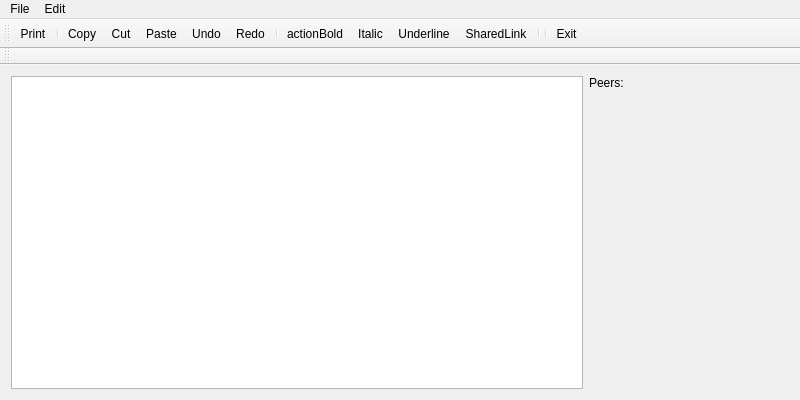
<?xml version="1.0" encoding="UTF-8"?>
<ui version="4.0">
 <class>Editor</class>
 <widget class="QMainWindow" name="Editor">
  <property name="geometry">
   <rect>
    <x>0</x>
    <y>0</y>
    <width>800</width>
    <height>400</height>
   </rect>
  </property>
  <property name="windowTitle">
   <string>Editor</string>
  </property>
  <widget class="QWidget" name="centralWidget">
   <layout class="QVBoxLayout" name="verticalLayout_2">
    <item>
     <layout class="QHBoxLayout" name="horizontalLayout">
      <item>
       <widget class="QTextEdit" name="textEdit"/>
      </item>
      <item>
       <layout class="QVBoxLayout" name="verticalLayout">
        <item>
         <widget class="QLabel" name="label">
          <property name="sizePolicy">
           <sizepolicy hsizetype="Maximum" vsizetype="Preferred">
            <horstretch>0</horstretch>
            <verstretch>0</verstretch>
           </sizepolicy>
          </property>
          <property name="text">
           <string>Peers:</string>
          </property>
         </widget>
        </item>
        <item>
         <widget class="QListWidget" name="listWidget">
          <property name="sizePolicy">
           <sizepolicy hsizetype="Maximum" vsizetype="Expanding">
            <horstretch>0</horstretch>
            <verstretch>0</verstretch>
           </sizepolicy>
          </property>
          <property name="maximumSize">
           <size>
            <width>200</width>
            <height>16777215</height>
           </size>
          </property>
          <property name="styleSheet">
           <string notr="true">background-color: transparent;</string>
          </property>
         </widget>
        </item>
       </layout>
      </item>
     </layout>
    </item>
   </layout>
  </widget>
  <widget class="QMenuBar" name="menuBar">
   <property name="geometry">
    <rect>
     <x>0</x>
     <y>0</y>
     <width>800</width>
     <height>22</height>
    </rect>
   </property>
   <widget class="QMenu" name="menuFile">
    <property name="title">
     <string>File</string>
    </property>
    <addaction name="actionPrint"/>
    <addaction name="separator"/>
    <addaction name="actionExit"/>
   </widget>
   <widget class="QMenu" name="menuEdit">
    <property name="title">
     <string>Edit</string>
    </property>
    <addaction name="actionCopy"/>
    <addaction name="actionCut"/>
    <addaction name="actionPaste"/>
    <addaction name="separator"/>
    <addaction name="actionUndo"/>
    <addaction name="actionRedo"/>
    <addaction name="actionFont"/>
   </widget>
   <addaction name="menuFile"/>
   <addaction name="menuEdit"/>
  </widget>
  <widget class="QToolBar" name="mainToolBar">
   <property name="minimumSize">
    <size>
     <width>0</width>
     <height>0</height>
    </size>
   </property>
   <attribute name="toolBarArea">
    <enum>TopToolBarArea</enum>
   </attribute>
   <attribute name="toolBarBreak">
    <bool>false</bool>
   </attribute>
   <addaction name="actionPrint"/>
   <addaction name="separator"/>
   <addaction name="actionCopy"/>
   <addaction name="actionCut"/>
   <addaction name="actionPaste"/>
   <addaction name="actionUndo"/>
   <addaction name="actionRedo"/>
   <addaction name="separator"/>
   <addaction name="actionBold"/>
   <addaction name="actionItalic"/>
   <addaction name="actionUnderline"/>
   <addaction name="actionSharedLink"/>
   <addaction name="separator"/>
   <addaction name="separator"/>
   <addaction name="actionExit"/>
  </widget>
  <widget class="QToolBar" name="toolBar">
   <property name="windowTitle">
    <string>toolBar</string>
   </property>
   <attribute name="toolBarArea">
    <enum>TopToolBarArea</enum>
   </attribute>
   <attribute name="toolBarBreak">
    <bool>true</bool>
   </attribute>
  </widget>
  <action name="actionNew">
   <property name="icon">
    <iconset resource="client.qrc">
     <normaloff>:/images/new.png</normaloff>:/images/new.png</iconset>
   </property>
   <property name="text">
    <string>New</string>
   </property>
   <property name="toolTip">
    <string>New text document</string>
   </property>
   <property name="shortcut">
    <string>Ctrl+N</string>
   </property>
  </action>
  <action name="actionOpen">
   <property name="icon">
    <iconset resource="client.qrc">
     <normaloff>:/images/open.png</normaloff>:/images/open.png</iconset>
   </property>
   <property name="text">
    <string>Open</string>
   </property>
   <property name="toolTip">
    <string>Open file</string>
   </property>
   <property name="shortcut">
    <string>Ctrl+O</string>
   </property>
  </action>
  <action name="actionSave">
   <property name="icon">
    <iconset resource="client.qrc">
     <normaloff>:/images/save.png</normaloff>:/images/save.png</iconset>
   </property>
   <property name="text">
    <string>Save</string>
   </property>
   <property name="toolTip">
    <string>Save file</string>
   </property>
   <property name="shortcut">
    <string>Ctrl+S</string>
   </property>
  </action>
  <action name="actionSave_as">
   <property name="icon">
    <iconset resource="client.qrc">
     <normaloff>:/images/save_as.png</normaloff>:/images/save_as.png</iconset>
   </property>
   <property name="text">
    <string>Save as</string>
   </property>
   <property name="toolTip">
    <string>Save file as</string>
   </property>
   <property name="shortcut">
    <string>Alt+S</string>
   </property>
  </action>
  <action name="actionPrint">
   <property name="icon">
    <iconset resource="client.qrc">
     <normaloff>:/images/print.png</normaloff>:/images/print.png</iconset>
   </property>
   <property name="text">
    <string>Print</string>
   </property>
   <property name="toolTip">
    <string>Print file</string>
   </property>
   <property name="shortcut">
    <string>Ctrl+P</string>
   </property>
  </action>
  <action name="actionExit">
   <property name="icon">
    <iconset theme="exit.png" resource="client.qrc">
     <normaloff>:/images/exit.png</normaloff>:/images/exit.png</iconset>
   </property>
   <property name="text">
    <string>Exit</string>
   </property>
   <property name="toolTip">
    <string>Exit editor</string>
   </property>
  </action>
  <action name="actionCopy">
   <property name="icon">
    <iconset resource="client.qrc">
     <normaloff>:/images/copy.png</normaloff>:/images/copy.png</iconset>
   </property>
   <property name="text">
    <string>Copy</string>
   </property>
   <property name="shortcut">
    <string>Ctrl+C</string>
   </property>
  </action>
  <action name="actionCut">
   <property name="icon">
    <iconset resource="client.qrc">
     <normaloff>:/images/cut.png</normaloff>:/images/cut.png</iconset>
   </property>
   <property name="text">
    <string>Cut</string>
   </property>
   <property name="shortcut">
    <string>Ctrl+X</string>
   </property>
  </action>
  <action name="actionPaste">
   <property name="icon">
    <iconset resource="client.qrc">
     <normaloff>:/images/paste.png</normaloff>:/images/paste.png</iconset>
   </property>
   <property name="text">
    <string>Paste</string>
   </property>
   <property name="shortcut">
    <string>Ctrl+V</string>
   </property>
  </action>
  <action name="actionUndo">
   <property name="icon">
    <iconset resource="client.qrc">
     <normaloff>:/images/edit_undo.png</normaloff>:/images/edit_undo.png</iconset>
   </property>
   <property name="text">
    <string>Undo</string>
   </property>
   <property name="shortcut">
    <string>Ctrl+Z</string>
   </property>
  </action>
  <action name="actionRedo">
   <property name="icon">
    <iconset resource="client.qrc">
     <normaloff>:/images/edit_redo.png</normaloff>:/images/edit_redo.png</iconset>
   </property>
   <property name="text">
    <string>Redo</string>
   </property>
   <property name="shortcut">
    <string>Ctrl+Y</string>
   </property>
  </action>
  <action name="actionFont">
   <property name="icon">
    <iconset resource="client.qrc">
     <normaloff>:/images/font.png</normaloff>:/images/font.png</iconset>
   </property>
   <property name="text">
    <string>Font</string>
   </property>
   <property name="shortcut">
    <string>Ctrl+F</string>
   </property>
  </action>
  <action name="actionItalic">
   <property name="checkable">
    <bool>true</bool>
   </property>
   <property name="icon">
    <iconset resource="client.qrc">
     <normaloff>:/images/italic.png</normaloff>:/images/italic.png</iconset>
   </property>
   <property name="text">
    <string>Italic</string>
   </property>
   <property name="toolTip">
    <string>Italic font</string>
   </property>
   <property name="shortcut">
    <string>Ctrl+I</string>
   </property>
  </action>
  <action name="actionBold">
   <property name="checkable">
    <bool>true</bool>
   </property>
   <property name="icon">
    <iconset resource="client.qrc">
     <normaloff>:/images/bold.png</normaloff>:/images/bold.png</iconset>
   </property>
   <property name="text">
    <string>actionBold</string>
   </property>
   <property name="toolTip">
    <string>Bold</string>
   </property>
   <property name="shortcut">
    <string>Ctrl+B</string>
   </property>
  </action>
  <action name="actionUnderline">
   <property name="checkable">
    <bool>true</bool>
   </property>
   <property name="icon">
    <iconset resource="client.qrc">
     <normaloff>:/images/underline.png</normaloff>:/images/underline.png</iconset>
   </property>
   <property name="text">
    <string>Underline</string>
   </property>
   <property name="toolTip">
    <string>Underline</string>
   </property>
   <property name="shortcut">
    <string>Ctrl+U</string>
   </property>
  </action>
  <action name="actionAbout">
   <property name="icon">
    <iconset resource="client.qrc">
     <normaloff>:/images/info.png</normaloff>:/images/info.png</iconset>
   </property>
   <property name="text">
    <string>About</string>
   </property>
   <property name="toolTip">
    <string>About Notepad</string>
   </property>
  </action>
  <action name="actionSharedLink">
   <property name="icon">
    <iconset>
     <normaloff>images/share.png</normaloff>images/share.png</iconset>
   </property>
   <property name="text">
    <string>SharedLink</string>
   </property>
   <property name="toolTip">
    <string>Get share link</string>
   </property>
  </action>
 </widget>
 <layoutdefault spacing="6" margin="11"/>
 <resources>
  <include location="client.qrc"/>
 </resources>
 <connections/>
</ui>
